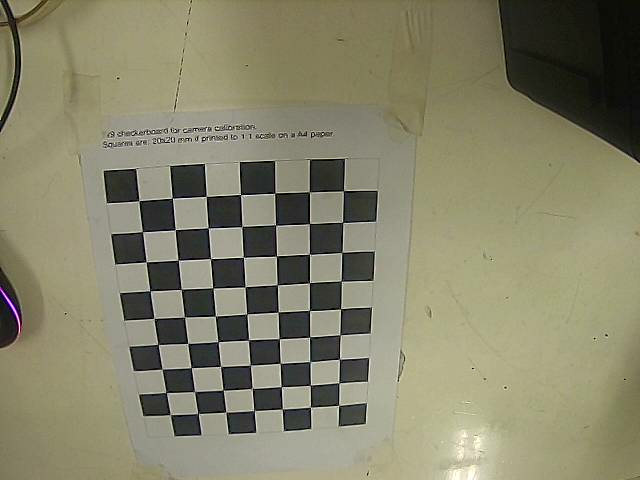
#> input picture cam_callibration/IPM/calib_images/calib_000.png, 640 x 480 px; its folder holds 4 pictures in this run
$ python camera_callibration.py   (older library calls are emulated)
#> lines starting #> are read from the running program, lines starting #| are printed output that depends on the picture
import glob
import os
import cv2
import numpy as np

# === CONFIG (must match the real board) ===
CHESSBOARD_ROWS = 8      # number of SQUARES (not corners)
CHESSBOARD_COLS = 10     # number of SQUARES (not corners)
CHECKERBOARD = (CHESSBOARD_COLS - 1, CHESSBOARD_ROWS - 1)  # (9, 7)
SQUARE_SIZE = 0.02  # meters (20 mm)
IMAGE_DIR = "calib_images"
OUTPUT_FILE = "camera_fisheye.npz"

# === Prepare object points (3D points in board coordinates) ===
# Shape: (1, N, 3)
objp = np.zeros((1, CHECKERBOARD[0] * CHECKERBOARD[1], 3), np.float32)
objp[0, :, :2] = np.mgrid[0:CHECKERBOARD[0], 0:CHECKERBOARD[1]].T.reshape(-1, 2)
objp *= SQUARE_SIZE

objpoints = []  # list of 1xNx3
imgpoints = []  # list of 1xNx2
img_shape = None

image_paths = sorted(glob.glob(os.path.join(IMAGE_DIR, "*.png")) +
                     glob.glob(os.path.join(IMAGE_DIR, "*.jpg")) +
                     glob.glob(os.path.join(IMAGE_DIR, "*.jpeg")))

if not image_paths:
    raise RuntimeError(f"No images found in {IMAGE_DIR}. Did you run capture_checkerboard.py?")

print(f"[INFO] Found {len(image_paths)} images.")

for fname in image_paths:
    img = cv2.imread(fname)
#> img is the input picture: shape (480, 640, 3); mean B, G, R 106.8, 131.8, 134.1
    if img is None:
        print(f"[WARN] Could not read {fname}, skipping.")
        continue

    gray = cv2.cvtColor(img, cv2.COLOR_BGR2GRAY)
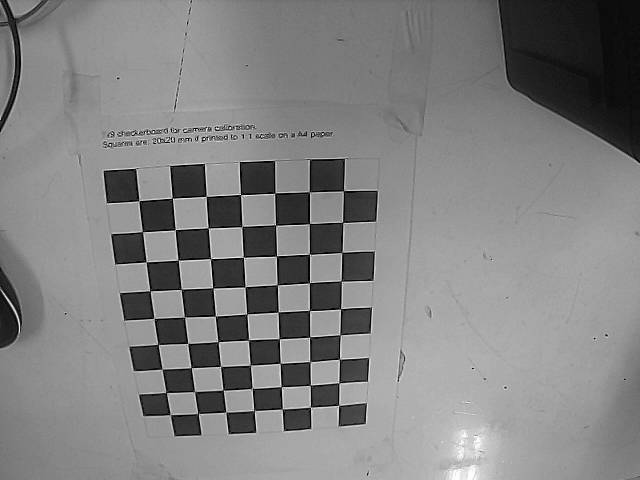
#> gray: shape (480, 640); min 0, max 254, mean 129.5
    if img_shape is None:
        img_shape = gray.shape[::-1]
#> img_shape = (640, 480)
    else:
        if img_shape != gray.shape[::-1]:
            raise RuntimeError("All images must have the same resolution.")

    ret_corners, corners = cv2.findChessboardCorners(
        gray,
        CHECKERBOARD,
        flags=cv2.CALIB_CB_ADAPTIVE_THRESH + cv2.CALIB_CB_NORMALIZE_IMAGE
    )
#> ret_corners = True; corners = 63 rows, first 8: [343.3, 191.1], [342.9, 221.7], [341.9, 252.3], [340.8, 280.8], [340.6, 309], [339.9, 334.9], [339.2, 359.2], [339.3, 383.2]

    if ret_corners:
        # refine corner locations
        corners_subpix = cv2.cornerSubPix(
            gray,
            corners,
            winSize=(11, 11),
            zeroZone=(-1, -1),
            criteria=(cv2.TERM_CRITERIA_EPS + cv2.TERM_CRITERIA_MAX_ITER, 30, 1e-6)
        )
#> corners_subpix = 63 rows, first 8: [343.5, 190.6], [342.7, 222.4], [341.8, 252.4], [341.2, 281.1], [340.6, 308.8], [340.1, 334.8], [339.5, 359.3], [338.8, 382.8]
        objpoints.append(objp)
        imgpoints.append(corners_subpix.reshape(1, -1, 2))
        print(f"[OK] {fname} used.")
    else:
        print(f"[FAIL] No checkerboard found in {fname}, skipping.")
#> pass 2 of the loop `for fname in image_paths:`:
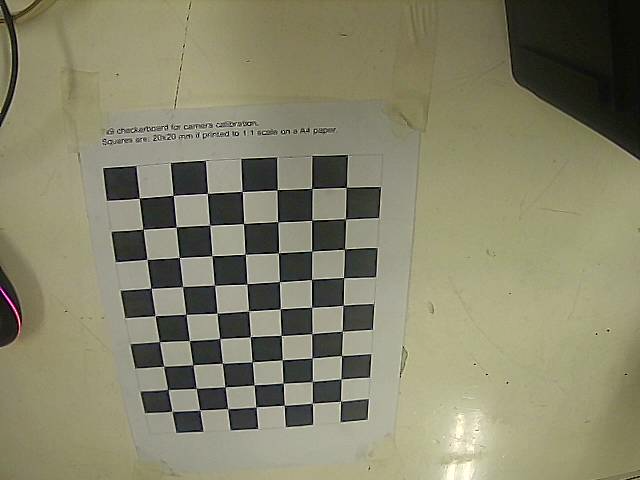
#> input picture cam_callibration/IPM/calib_images/calib_001.png, 640 x 480 px
#> img is the input picture: shape (480, 640, 3); mean B, G, R 107.3, 132.5, 134.9
#> `gray = cv2.cvtColor(img, cv2.COLOR_BGR2GRAY)`:
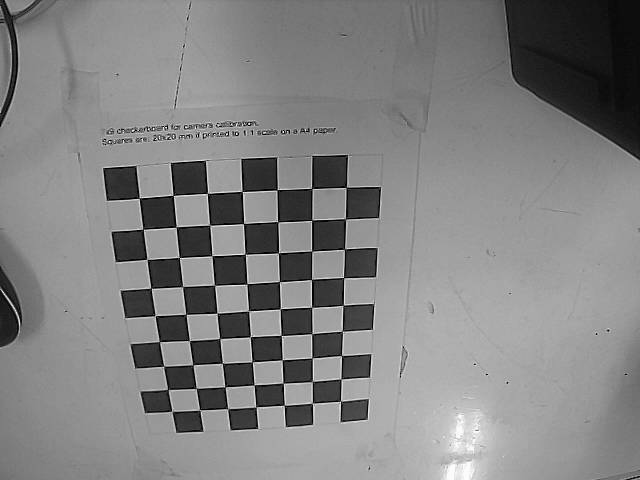
#> gray: shape (480, 640); min 0, max 254, mean 130.2
#> corners = 63 rows, first 8: [345.9, 186.7], [345.5, 219], [344.4, 248.9], [344, 278], [343.1, 305], [341.5, 331.2], [341.5, 355.5], [341, 379.1]
#> corners_subpix = 63 rows, first 8: [346.3, 187.3], [345.5, 218.7], [344.5, 249.1], [343.6, 277.6], [343.2, 305.2], [342.4, 331.3], [341.5, 355.5], [341.1, 378.9]
#> pass 3 of the loop `for fname in image_paths:`:
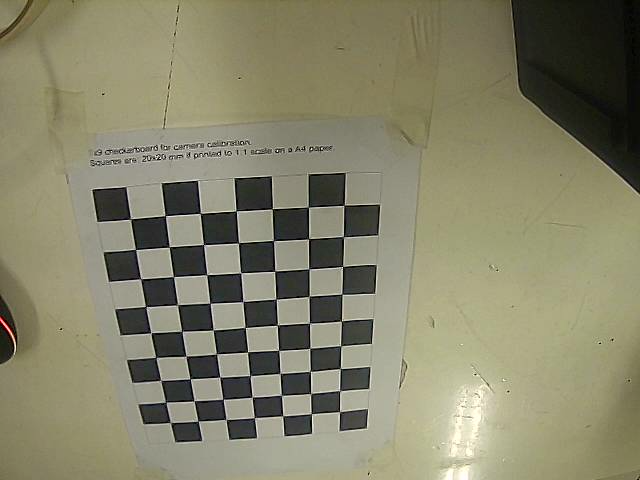
#> input picture cam_callibration/IPM/calib_images/calib_003.png, 640 x 480 px
#> img is the input picture: shape (480, 640, 3); mean B, G, R 106.3, 131.6, 133.9
#> `gray = cv2.cvtColor(img, cv2.COLOR_BGR2GRAY)`:
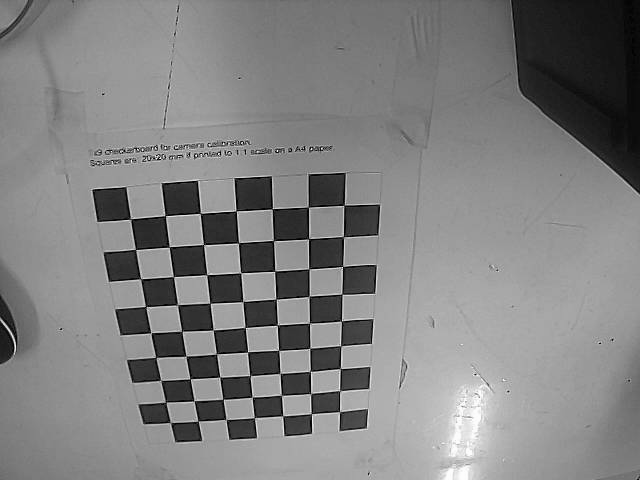
#> gray: shape (480, 640); min 0, max 254, mean 129.3
#> corners = 63 rows, first 8: [344, 204.9], [343.3, 236.7], [343.2, 266.4], [341.8, 293.8], [341.3, 321.3], [341.4, 345.8], [340.5, 368.5], [339.8, 390.8]
#> corners_subpix = 63 rows, first 8: [344, 205.2], [343.4, 236.6], [342.5, 266.4], [341.8, 294.2], [341.4, 321], [340.7, 345.7], [340.3, 368.5], [339.6, 390.7]
#> the loop made 4 passes; the first 3 are shown

if len(objpoints) < 10:
#> (the run stopped early here; a loop or call above may not have finished)
